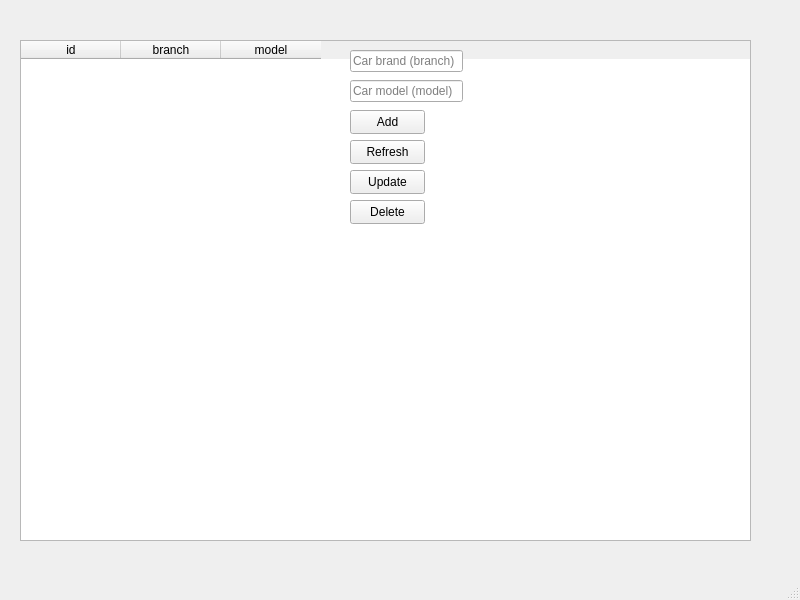
<?xml version="1.0" encoding="UTF-8"?>
<ui version="4.0">
 <class>MainWindow</class>
 <widget class="QMainWindow" name="MainWindow">
  <property name="geometry">
   <rect>
    <x>0</x>
    <y>0</y>
    <width>800</width>
    <height>600</height>
   </rect>
  </property>
  <property name="windowTitle">
   <string>MainWindow</string>
  </property>
  <widget class="QWidget" name="centralwidget">
   <widget class="QTableWidget" name="tableWidgetCars">
    <property name="geometry">
     <rect>
      <x>20</x>
      <y>40</y>
      <width>731</width>
      <height>501</height>
     </rect>
    </property>
    <column>
     <property name="text">
      <string>id</string>
     </property>
    </column>
    <column>
     <property name="text">
      <string>branch</string>
     </property>
    </column>
    <column>
     <property name="text">
      <string>model</string>
     </property>
    </column>
   </widget>
   <widget class="QLineEdit" name="lineEditBranch">
    <property name="geometry">
     <rect>
      <x>350</x>
      <y>50</y>
      <width>113</width>
      <height>22</height>
     </rect>
    </property>
    <property name="text">
     <string/>
    </property>
    <property name="placeholderText">
     <string>Car brand (branch)</string>
    </property>
   </widget>
   <widget class="QLineEdit" name="lineEditModel">
    <property name="geometry">
     <rect>
      <x>350</x>
      <y>80</y>
      <width>113</width>
      <height>22</height>
     </rect>
    </property>
    <property name="text">
     <string/>
    </property>
    <property name="placeholderText">
     <string>Car model (model)</string>
    </property>
   </widget>
   <widget class="QPushButton" name="btnRefresh">
    <property name="geometry">
     <rect>
      <x>350</x>
      <y>140</y>
      <width>75</width>
      <height>24</height>
     </rect>
    </property>
    <property name="text">
     <string>Refresh</string>
    </property>
   </widget>
   <widget class="QPushButton" name="btnAdd">
    <property name="geometry">
     <rect>
      <x>350</x>
      <y>110</y>
      <width>75</width>
      <height>24</height>
     </rect>
    </property>
    <property name="text">
     <string>Add</string>
    </property>
   </widget>
   <widget class="QPushButton" name="btnUpdate">
    <property name="geometry">
     <rect>
      <x>350</x>
      <y>170</y>
      <width>75</width>
      <height>24</height>
     </rect>
    </property>
    <property name="text">
     <string>Update</string>
    </property>
   </widget>
   <widget class="QPushButton" name="btnDelete">
    <property name="geometry">
     <rect>
      <x>350</x>
      <y>200</y>
      <width>75</width>
      <height>24</height>
     </rect>
    </property>
    <property name="text">
     <string>Delete</string>
    </property>
   </widget>
  </widget>
  <widget class="QMenuBar" name="menubar">
   <property name="geometry">
    <rect>
     <x>0</x>
     <y>0</y>
     <width>800</width>
     <height>22</height>
    </rect>
   </property>
  </widget>
  <widget class="QStatusBar" name="statusbar"/>
 </widget>
 <resources/>
 <connections/>
</ui>
